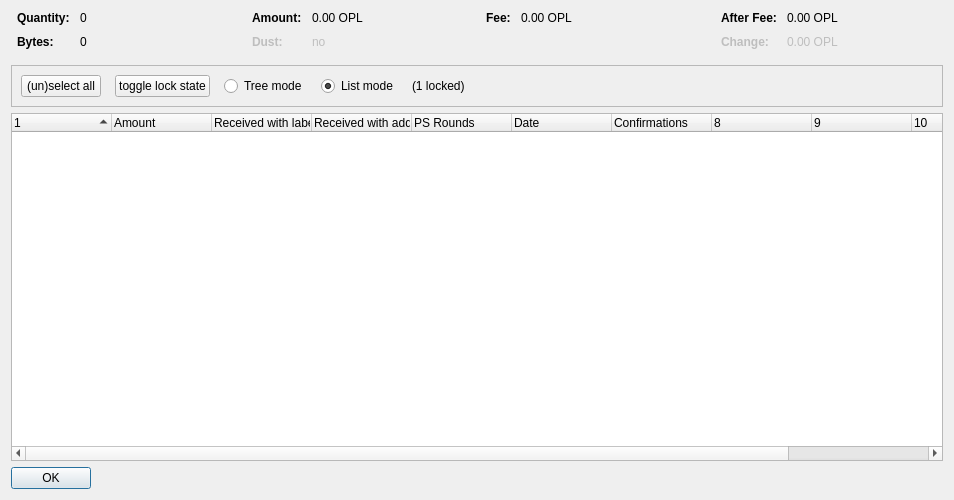
<?xml version="1.0" encoding="UTF-8"?>
<ui version="4.0">
 <class>CoinControlDialog</class>
 <widget class="QDialog" name="CoinControlDialog">
  <property name="geometry">
   <rect>
    <x>0</x>
    <y>0</y>
    <width>954</width>
    <height>500</height>
   </rect>
  </property>
  <property name="windowTitle">
   <string>Coin Selection</string>
  </property>
  <layout class="QVBoxLayout" name="verticalLayout">
   <item>
    <layout class="QHBoxLayout" name="horizontalLayoutTop" stretch="0,0,0,0">
     <property name="topMargin">
      <number>0</number>
     </property>
     <property name="bottomMargin">
      <number>10</number>
     </property>
     <item>
      <layout class="QFormLayout" name="formLayoutCoinControl1">
       <property name="horizontalSpacing">
        <number>10</number>
       </property>
       <property name="verticalSpacing">
        <number>10</number>
       </property>
       <property name="leftMargin">
        <number>6</number>
       </property>
       <property name="rightMargin">
        <number>6</number>
       </property>
       <item row="0" column="0">
        <widget class="QLabel" name="labelCoinControlQuantityText">
         <property name="font">
          <font>
           <weight>75</weight>
           <bold>true</bold>
          </font>
         </property>
         <property name="text">
          <string>Quantity:</string>
         </property>
        </widget>
       </item>
       <item row="0" column="1">
        <widget class="QLabel" name="labelCoinControlQuantity">
         <property name="cursor">
          <cursorShape>IBeamCursor</cursorShape>
         </property>
         <property name="contextMenuPolicy">
          <enum>Qt::ActionsContextMenu</enum>
         </property>
         <property name="text">
          <string notr="true">0</string>
         </property>
         <property name="textInteractionFlags">
          <set>Qt::LinksAccessibleByMouse|Qt::TextSelectableByKeyboard|Qt::TextSelectableByMouse</set>
         </property>
        </widget>
       </item>
       <item row="1" column="0">
        <widget class="QLabel" name="labelCoinControlBytesText">
         <property name="font">
          <font>
           <weight>75</weight>
           <bold>true</bold>
          </font>
         </property>
         <property name="text">
          <string>Bytes:</string>
         </property>
        </widget>
       </item>
       <item row="1" column="1">
        <widget class="QLabel" name="labelCoinControlBytes">
         <property name="cursor">
          <cursorShape>IBeamCursor</cursorShape>
         </property>
         <property name="contextMenuPolicy">
          <enum>Qt::ActionsContextMenu</enum>
         </property>
         <property name="text">
          <string notr="true">0</string>
         </property>
         <property name="textInteractionFlags">
          <set>Qt::LinksAccessibleByMouse|Qt::TextSelectableByKeyboard|Qt::TextSelectableByMouse</set>
         </property>
        </widget>
       </item>
      </layout>
     </item>
     <item>
      <layout class="QFormLayout" name="formLayoutCoinControl2">
       <property name="horizontalSpacing">
        <number>10</number>
       </property>
       <property name="verticalSpacing">
        <number>10</number>
       </property>
       <property name="leftMargin">
        <number>6</number>
       </property>
       <property name="rightMargin">
        <number>6</number>
       </property>
       <item row="0" column="0">
        <widget class="QLabel" name="labelCoinControlAmountText">
         <property name="font">
          <font>
           <weight>75</weight>
           <bold>true</bold>
          </font>
         </property>
         <property name="text">
          <string>Amount:</string>
         </property>
        </widget>
       </item>
       <item row="0" column="1">
        <widget class="QLabel" name="labelCoinControlAmount">
         <property name="cursor">
          <cursorShape>IBeamCursor</cursorShape>
         </property>
         <property name="contextMenuPolicy">
          <enum>Qt::ActionsContextMenu</enum>
         </property>
         <property name="text">
          <string notr="true">0.00 OPL</string>
         </property>
         <property name="textInteractionFlags">
          <set>Qt::LinksAccessibleByMouse|Qt::TextSelectableByKeyboard|Qt::TextSelectableByMouse</set>
         </property>
        </widget>
       </item>
       <item row="1" column="0">
        <widget class="QLabel" name="labelCoinControlLowOutputText">
         <property name="enabled">
          <bool>false</bool>
         </property>
         <property name="font">
          <font>
           <weight>75</weight>
           <bold>true</bold>
          </font>
         </property>
         <property name="text">
          <string>Dust:</string>
         </property>
        </widget>
       </item>
       <item row="1" column="1">
        <widget class="QLabel" name="labelCoinControlLowOutput">
         <property name="enabled">
          <bool>false</bool>
         </property>
         <property name="cursor">
          <cursorShape>IBeamCursor</cursorShape>
         </property>
         <property name="contextMenuPolicy">
          <enum>Qt::ActionsContextMenu</enum>
         </property>
         <property name="text">
          <string notr="true">no</string>
         </property>
         <property name="textInteractionFlags">
          <set>Qt::LinksAccessibleByMouse|Qt::TextSelectableByKeyboard|Qt::TextSelectableByMouse</set>
         </property>
        </widget>
       </item>
      </layout>
     </item>
     <item>
      <layout class="QFormLayout" name="formLayoutCoinControl3">
       <property name="horizontalSpacing">
        <number>10</number>
       </property>
       <property name="verticalSpacing">
        <number>10</number>
       </property>
       <property name="leftMargin">
        <number>6</number>
       </property>
       <property name="rightMargin">
        <number>6</number>
       </property>
       <item row="0" column="0">
        <widget class="QLabel" name="labelCoinControlFeeText">
         <property name="font">
          <font>
           <weight>75</weight>
           <bold>true</bold>
          </font>
         </property>
         <property name="text">
          <string>Fee:</string>
         </property>
        </widget>
       </item>
       <item row="0" column="1">
        <widget class="QLabel" name="labelCoinControlFee">
         <property name="cursor">
          <cursorShape>IBeamCursor</cursorShape>
         </property>
         <property name="contextMenuPolicy">
          <enum>Qt::ActionsContextMenu</enum>
         </property>
         <property name="text">
          <string notr="true">0.00 OPL</string>
         </property>
         <property name="textInteractionFlags">
          <set>Qt::LinksAccessibleByMouse|Qt::TextSelectableByKeyboard|Qt::TextSelectableByMouse</set>
         </property>
        </widget>
       </item>
      </layout>
     </item>
     <item>
      <layout class="QFormLayout" name="formLayoutCoinControl4">
       <property name="horizontalSpacing">
        <number>10</number>
       </property>
       <property name="verticalSpacing">
        <number>10</number>
       </property>
       <property name="leftMargin">
        <number>6</number>
       </property>
       <property name="rightMargin">
        <number>6</number>
       </property>
       <item row="0" column="0">
        <widget class="QLabel" name="labelCoinControlAfterFeeText">
         <property name="font">
          <font>
           <weight>75</weight>
           <bold>true</bold>
          </font>
         </property>
         <property name="text">
          <string>After Fee:</string>
         </property>
        </widget>
       </item>
       <item row="0" column="1">
        <widget class="QLabel" name="labelCoinControlAfterFee">
         <property name="cursor">
          <cursorShape>IBeamCursor</cursorShape>
         </property>
         <property name="contextMenuPolicy">
          <enum>Qt::ActionsContextMenu</enum>
         </property>
         <property name="text">
          <string notr="true">0.00 OPL</string>
         </property>
         <property name="textInteractionFlags">
          <set>Qt::LinksAccessibleByMouse|Qt::TextSelectableByKeyboard|Qt::TextSelectableByMouse</set>
         </property>
        </widget>
       </item>
       <item row="1" column="0">
        <widget class="QLabel" name="labelCoinControlChangeText">
         <property name="enabled">
          <bool>false</bool>
         </property>
         <property name="font">
          <font>
           <weight>75</weight>
           <bold>true</bold>
          </font>
         </property>
         <property name="text">
          <string>Change:</string>
         </property>
        </widget>
       </item>
       <item row="1" column="1">
        <widget class="QLabel" name="labelCoinControlChange">
         <property name="enabled">
          <bool>false</bool>
         </property>
         <property name="cursor">
          <cursorShape>IBeamCursor</cursorShape>
         </property>
         <property name="contextMenuPolicy">
          <enum>Qt::ActionsContextMenu</enum>
         </property>
         <property name="text">
          <string notr="true">0.00 OPL</string>
         </property>
         <property name="textInteractionFlags">
          <set>Qt::LinksAccessibleByMouse|Qt::TextSelectableByKeyboard|Qt::TextSelectableByMouse</set>
         </property>
        </widget>
       </item>
      </layout>
     </item>
    </layout>
   </item>
   <item>
    <widget class="QFrame" name="frame">
     <property name="minimumSize">
      <size>
       <width>0</width>
       <height>40</height>
      </size>
     </property>
     <property name="frameShape">
      <enum>QFrame::StyledPanel</enum>
     </property>
     <property name="frameShadow">
      <enum>QFrame::Sunken</enum>
     </property>
     <layout class="QHBoxLayout" name="horizontalLayout">
      <item>
       <layout class="QHBoxLayout" name="horizontalLayoutPanel" stretch="0,0,0,0,0,0">
        <property name="spacing">
         <number>14</number>
        </property>
        <item>
         <widget class="QPushButton" name="pushButtonSelectAll">
          <property name="sizePolicy">
           <sizepolicy hsizetype="Maximum" vsizetype="Fixed">
            <horstretch>0</horstretch>
            <verstretch>0</verstretch>
           </sizepolicy>
          </property>
          <property name="text">
           <string>(un)select all</string>
          </property>
          <property name="autoDefault">
           <bool>false</bool>
          </property>
         </widget>
        </item>
        <item>
         <widget class="QPushButton" name="pushButtonToggleLock">
          <property name="sizePolicy">
           <sizepolicy hsizetype="Maximum" vsizetype="Fixed">
            <horstretch>0</horstretch>
            <verstretch>0</verstretch>
           </sizepolicy>
          </property>
          <property name="text">
           <string>toggle lock state</string>
          </property>
          <property name="autoDefault">
           <bool>false</bool>
          </property>
         </widget>
        </item>
        <item>
         <widget class="QRadioButton" name="radioTreeMode">
          <property name="sizePolicy">
           <sizepolicy hsizetype="Maximum" vsizetype="Fixed">
            <horstretch>0</horstretch>
            <verstretch>0</verstretch>
           </sizepolicy>
          </property>
          <property name="text">
           <string>Tree mode</string>
          </property>
         </widget>
        </item>
        <item>
         <widget class="QRadioButton" name="radioListMode">
          <property name="sizePolicy">
           <sizepolicy hsizetype="Maximum" vsizetype="Fixed">
            <horstretch>0</horstretch>
            <verstretch>0</verstretch>
           </sizepolicy>
          </property>
          <property name="text">
           <string>List mode</string>
          </property>
          <property name="checked">
           <bool>true</bool>
          </property>
         </widget>
        </item>
        <item>
         <widget class="QLabel" name="labelLocked">
          <property name="text">
           <string>(1 locked)</string>
          </property>
         </widget>
        </item>
        <item>
         <spacer name="horizontalSpacer">
          <property name="orientation">
           <enum>Qt::Horizontal</enum>
          </property>
          <property name="sizeHint" stdset="0">
           <size>
            <width>40</width>
            <height>20</height>
           </size>
          </property>
         </spacer>
        </item>
       </layout>
      </item>
     </layout>
    </widget>
   </item>
   <item>
    <widget class="CoinControlTreeWidget" name="treeWidget">
     <property name="contextMenuPolicy">
      <enum>Qt::CustomContextMenu</enum>
     </property>
     <property name="sortingEnabled">
      <bool>false</bool>
     </property>
     <property name="columnCount">
      <number>11</number>
     </property>
     <attribute name="headerShowSortIndicator" stdset="0">
      <bool>true</bool>
     </attribute>
     <attribute name="headerStretchLastSection">
      <bool>false</bool>
     </attribute>
     <column>
      <property name="text">
       <string/>
      </property>
     </column>
     <column>
      <property name="text">
       <string>Amount</string>
      </property>
     </column>
     <column>
      <property name="text">
       <string>Received with label</string>
      </property>
     </column>
     <column>
      <property name="text">
       <string>Received with address</string>
      </property>
     </column>
     <column>
      <property name="text">
       <string>PS Rounds</string>
      </property>
     </column>
     <column>
      <property name="text">
       <string>Date</string>
      </property>
     </column>
     <column>
      <property name="text">
       <string>Confirmations</string>
      </property>
      <property name="toolTip">
       <string>Confirmed</string>
      </property>
     </column>
     <column>
      <property name="text">
       <string/>
      </property>
     </column>
     <column>
      <property name="text">
       <string/>
      </property>
     </column>
     <column>
      <property name="text">
       <string/>
      </property>
     </column>
     <column>
      <property name="text">
       <string/>
      </property>
     </column>
    </widget>
   </item>
   <item>
    <widget class="QDialogButtonBox" name="buttonBox">
     <property name="sizePolicy">
      <sizepolicy hsizetype="Maximum" vsizetype="Fixed">
       <horstretch>0</horstretch>
       <verstretch>0</verstretch>
      </sizepolicy>
     </property>
     <property name="orientation">
      <enum>Qt::Horizontal</enum>
     </property>
     <property name="standardButtons">
      <set>QDialogButtonBox::Ok</set>
     </property>
    </widget>
   </item>
  </layout>
 </widget>
 <customwidgets>
  <customwidget>
   <class>CoinControlTreeWidget</class>
   <extends>QTreeWidget</extends>
   <header>coincontroltreewidget.h</header>
  </customwidget>
 </customwidgets>
 <resources/>
 <connections/>
</ui>
